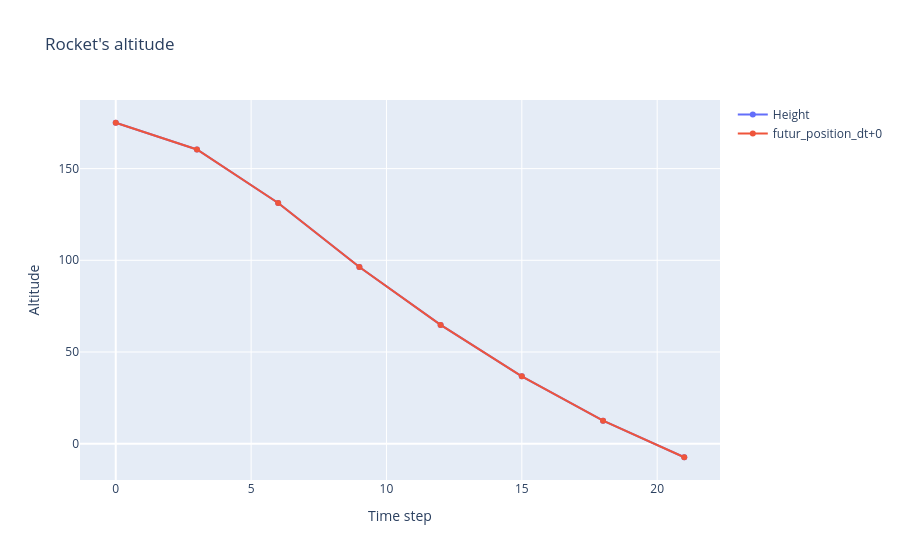

The cell this chart's notebook holds for it:
### Markdown cell above
# <span style="color:orange">Intialize environment</span>

Create an environment object with the rules defined previously. The idea is to check the new field can raise a flag to stop simulation when the criteria are reached:

* 0 <= pos_y <= 5
* -2 <= acceleration_y <= 2
* -8 <= speed_y <= 8

We will also control the speed of the rocket and its acceleration to keep as possible those parameters between this range:

* -5 >= speed_y <= 5
* -10 <= acceleration_y <= 10

### Code cell
# Create an environment object with the rules defined previously
env_ref = Environment(JOSN_file, check_model = True)
df_0 = rocket_simulation(env_ref, acceleration_y_constraint = 10, speed_y_limit = 5, timestep = 0)
plot_rocket_altitude(df_0)

### Figure 1 — Plotly figure (JSON) as saved in the notebook; plotly's stock layout.template omitted (floating-point values rounded to 4 significant figures)
{"data": [{"mode": "lines+markers", "name": "Height", "type": "scatter", "x": [0, 3, 6, 9, 12, 15, 18, 21], "y": [175, 160.4, 131.3, 96.37, 64.76, 36.71, 12.56, -7.4]}, {"mode": "lines+markers", "name": "futur_position_dt+0", "type": "scatter", "x": [0, 3, 6, 9, 12, 15, 18, 21], "y": [175, 160.4, 131.3, 96.37, 64.76, 36.71, 12.56, -7.4]}], "layout": {"title": {"text": "Rocket's altitude"}, "xaxis": {"title": {"text": "Time step"}}, "yaxis": {"title": {"text": "Altitude"}}}}
